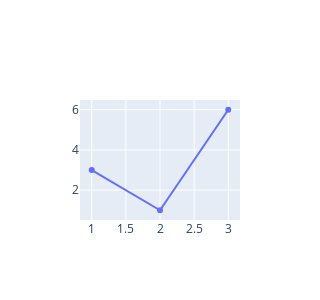

Notebook code for this chart:
### Code cell
# traceによるグラフ登録
# About Layout 
# adjusts a graph
data = {
    'width': 300,
    'height': 300
}
layout = go.Layout(width= data['width'],height = data['height'])
fix_size_fig = go.Figure(data=scatter_trace,layout = layout)
fix_size_fig.show()

### Figure 1 — Plotly figure (JSON) as saved in the notebook; plotly's stock layout.template omitted (floating-point values rounded to 4 significant figures)
{"data": [{"type": "scatter", "x": [1, 2, 3], "y": [3, 1, 6]}], "layout": {"height": 300, "width": 300}}
